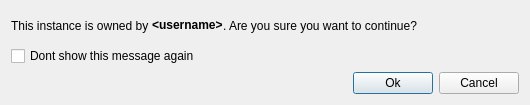
<?xml version="1.0" encoding="UTF-8"?>
<ui version="4.0">
 <class>OtherUserDialog</class>
 <widget class="QDialog" name="OtherUserDialog">
  <property name="geometry">
   <rect>
    <x>0</x>
    <y>0</y>
    <width>530</width>
    <height>105</height>
   </rect>
  </property>
  <property name="windowTitle">
   <string>Warning</string>
  </property>
  <layout class="QGridLayout" name="gridLayout" rowstretch="1,0,0">
   <item row="0" column="0">
    <layout class="QHBoxLayout" name="horizontalLayout">
     <property name="spacing">
      <number>0</number>
     </property>
     <item>
      <widget class="QLabel" name="label">
       <property name="text">
        <string>This instance is owned by </string>
       </property>
      </widget>
     </item>
     <item>
      <widget class="QLabel" name="userLabel">
       <property name="text">
        <string>&lt;html&gt;&lt;head/&gt;&lt;body&gt;&lt;p&gt;&lt;span style=&quot; font-weight:600;&quot;&gt;&amp;lt;username&amp;gt;&lt;/span&gt;&lt;/p&gt;&lt;/body&gt;&lt;/html&gt;</string>
       </property>
      </widget>
     </item>
     <item>
      <widget class="QLabel" name="label_3">
       <property name="text">
        <string>. Are you sure you want to continue?</string>
       </property>
      </widget>
     </item>
     <item>
      <spacer name="horizontalSpacer">
       <property name="orientation">
        <enum>Qt::Horizontal</enum>
       </property>
       <property name="sizeHint" stdset="0">
        <size>
         <width>40</width>
         <height>20</height>
        </size>
       </property>
      </spacer>
     </item>
    </layout>
   </item>
   <item row="1" column="0">
    <widget class="QCheckBox" name="rememberCheckbox">
     <property name="text">
      <string>Dont show this message again</string>
     </property>
    </widget>
   </item>
   <item row="2" column="0">
    <layout class="QHBoxLayout" name="horizontalLayout_2">
     <item>
      <spacer name="horizontalSpacer_2">
       <property name="orientation">
        <enum>Qt::Horizontal</enum>
       </property>
       <property name="sizeHint" stdset="0">
        <size>
         <width>40</width>
         <height>20</height>
        </size>
       </property>
      </spacer>
     </item>
     <item>
      <widget class="QPushButton" name="okButton">
       <property name="text">
        <string>Ok</string>
       </property>
      </widget>
     </item>
     <item>
      <widget class="QPushButton" name="cancelButton">
       <property name="text">
        <string>Cancel</string>
       </property>
      </widget>
     </item>
    </layout>
   </item>
  </layout>
 </widget>
 <resources/>
 <connections>
  <connection>
   <sender>okButton</sender>
   <signal>clicked()</signal>
   <receiver>OtherUserDialog</receiver>
   <slot>accept()</slot>
   <hints>
    <hint type="sourcelabel">
     <x>401</x>
     <y>83</y>
    </hint>
    <hint type="destinationlabel">
     <x>264</x>
     <y>49</y>
    </hint>
   </hints>
  </connection>
  <connection>
   <sender>cancelButton</sender>
   <signal>clicked()</signal>
   <receiver>OtherUserDialog</receiver>
   <slot>reject()</slot>
   <hints>
    <hint type="sourcelabel">
     <x>482</x>
     <y>83</y>
    </hint>
    <hint type="destinationlabel">
     <x>264</x>
     <y>52</y>
    </hint>
   </hints>
  </connection>
 </connections>
</ui>
